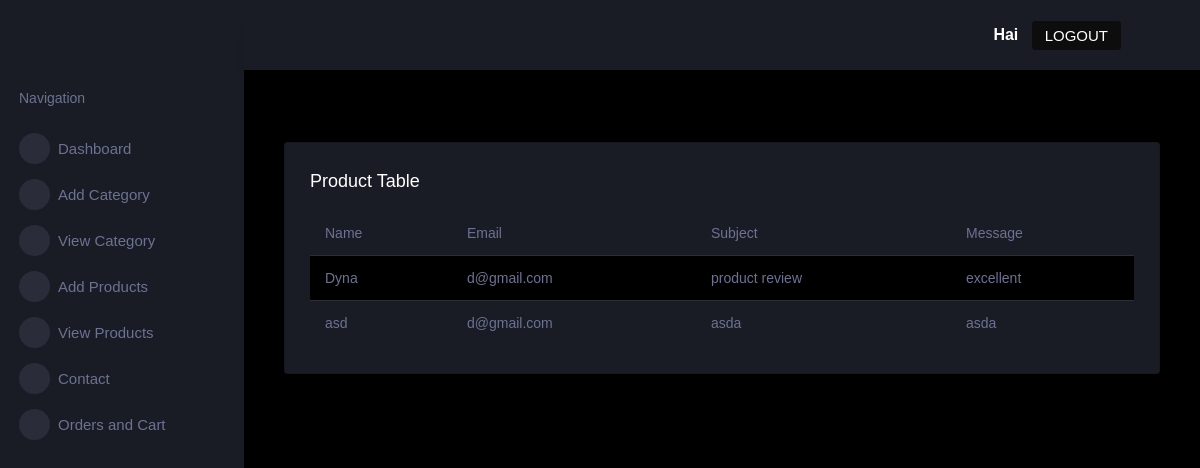
The page /contactview on the database its author committed.
### Userviewapp/models.py (models this page shows)
class Contactdb(models.Model):
    nameu=models.CharField(max_length=100,null=True,blank=False)
    emailu=models.CharField(max_length=100,null=True,blank=False)
    subject=models.CharField(max_length=100,null=True,blank=False)
    message=models.CharField(max_length=100,null=True,blank=False)

### Userviewapp/views.py (the view)
# urls.py: path('contactview',views.contactview,name='contactview'),
def contactview(request):
    obj = Contactdb.objects.all()
    return render(request,'contact_tableview.html',{'obj':obj})

### Userviewapp/templates/contact_tableview.html (shortened to what this page needs)
{% extends 'index.html' %}
        {% block content %}
        <div class="main-panel">
          <div class="content-wrapper">
            <div class="page-header">
              <nav aria-label="breadcrumb">
                <ol class="breadcrumb">
                </ol>
              </nav>
            </div>
              <div class="col-lg-12 grid-margin stretch-card">
                <div class="card">
                  <div class="card-body">
                    <h4 class="card-title">Product Table</h4>
                    <div class="table-responsive">
                      <table class="table table-striped">
                        <thead>
                          <tr>
                            <th>  Name </th>
                            <th> Email </th>
                            <th> Subject </th>
                            <th> Message </th>
                          </tr>
                        </thead>
                        <tbody>
                          <tr>
                         {% for i in obj %}
                         <td>{{i.nameu}}</td>
                         <td>{{i.emailu}}</td>
                         <td>{{i.subject}}</td>
                         <td>{{i.message}}</td>
                          </tr>
                          {% endfor %}
                      </table>
                    </div>
                  </div>
                </div>
              </div>
              {% endblock %}

### rows shown on the page
Contactdb: nameu "Dyna", emailu "d@gmail.com", subject "product review", message "excellent"
Contactdb: nameu "asd", emailu "d@gmail.com", subject "asda", message "asda"
